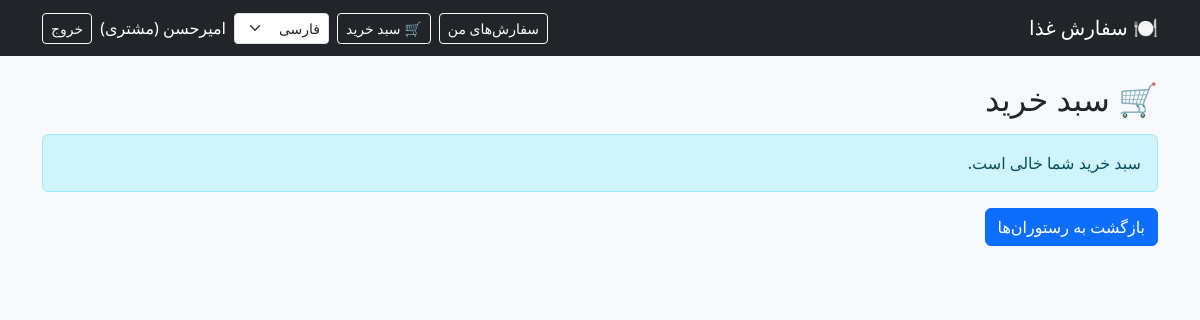
The app's page /orders/cart/ (signed in), older data.
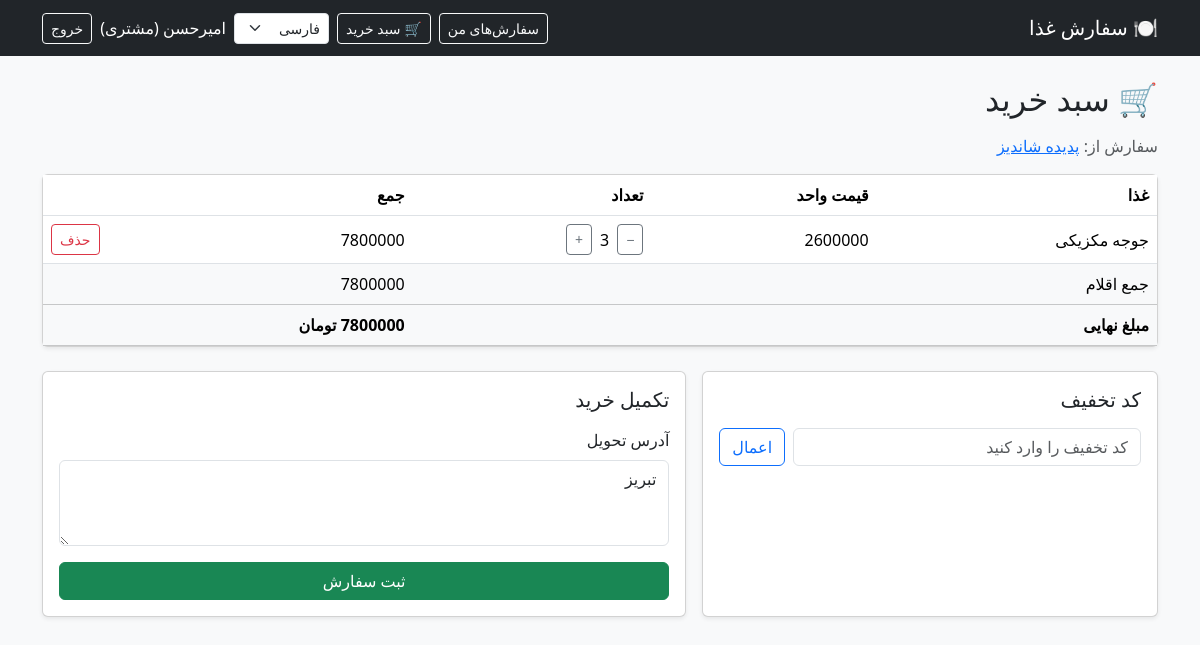
The same page, newer data.
### restaurants/models.py (models this page shows, shortened)
class Restaurant(models.Model):
    owner = models.ForeignKey(settings.AUTH_USER_MODEL, on_delete=models.CASCADE,
                              related_name='restaurants')
    name = models.CharField(max_length=100)
    description = models.TextField(blank=True)
    address = models.CharField(max_length=255)
    phone = models.CharField(max_length=15, blank=True)
    created_at = models.DateTimeField(auto_now_add=True)

class Food(models.Model):
    restaurant = models.ForeignKey(Restaurant, on_delete=models.CASCADE,
                                   related_name='foods')
    name = models.CharField(max_length=100)
    price = models.DecimalField(max_digits=10, decimal_places=0)
    description = models.TextField(blank=True)
    image = models.ImageField(upload_to='foods/', blank=True, null=True)
    is_available = models.BooleanField(default=True)

### orders/models.py (models this page shows, shortened)
class CartItem(models.Model):
    cart = models.ForeignKey(Cart, on_delete=models.CASCADE, related_name='items')
    food = models.ForeignKey(Food, on_delete=models.CASCADE)
    quantity = models.PositiveIntegerField(default=1)
    class Meta:
        unique_together = ('cart', 'food')

### orders/views.py (the view)
# urls.py: path('cart/', views.cart_detail, name='cart'),
@role_required(User.Role.CUSTOMER)
def cart_detail(request):
    ctx = _cart_context(request)
    ctx['form'] = CheckoutForm(initial={'delivery_address': request.user.address})
    return render(request, 'orders/cart.html', ctx)

### orders/forms.py
class CheckoutForm(BootstrapMixin, forms.Form):
    delivery_address = forms.CharField(
        label=_('Delivery address'),
        widget=forms.Textarea(attrs={'rows': 3}),
    )

### orders/utils.py (called while the page is built)
def calculate_prices(items, discount=None):
    total = sum(item.food.price * item.quantity for item in items)
    discount_amount = 0
    if discount:
        discount_amount = total * discount.percent // 100
    return total, discount_amount, total - discount_amount

### orders/views.py (called while the page is built, shortened)
def _cart_context(request):
    cart, _created = Cart.objects.get_or_create(user=request.user)
    items = list(cart.items.select_related('food', 'food__restaurant'))
    for item in items:
        item.line_total = item.food.price * item.quantity
    restaurant = items[0].food.restaurant if items else None
    discount = None
    code_id = request.session.get('discount_code_id')
    total, discount_amount, final_price = calculate_prices(items, discount)
    return {'cart': cart, 'items': items, 'restaurant': restaurant,
            'discount': discount, 'total': total,
            'discount_amount': discount_amount, 'final_price': final_price}

### templates/orders/cart.html (shortened to what this page needs)
{% extends 'base.html' %}
{% load i18n %}
{% block content %}
<h2 class="mb-3">🛒 {% trans "Cart" %}</h2>
{% if items %}
  <p class="text-muted">{% trans "Ordering from" %}:
    <a href="{% url 'restaurants:detail' restaurant.pk %}">{{ restaurant.name }}</a>
  </p>
  <div class="card shadow-sm mb-4">
    <table class="table mb-0 align-middle">
      <thead>
        <tr>
          <th>{% trans "Food" %}</th>
          <th>{% trans "Unit price" %}</th>
          <th>{% trans "Quantity" %}</th>
          <th>{% trans "Subtotal" %}</th>
          <th></th>
        </tr>
      </thead>
      <tbody>
        {% for item in items %}
        <tr>
          <td>{{ item.food.name }}</td>
          <td>{{ item.food.price|floatformat:"0g" }}</td>
          <td>
            <form method="post" action="{% url 'orders:cart_item_update' item.pk %}"
                  class="d-inline-flex align-items-center gap-2 m-0">
              <button name="action" value="dec" class="btn btn-sm btn-outline-secondary">−</button>
              <span>{{ item.quantity }}</span>
              <button name="action" value="inc" class="btn btn-sm btn-outline-secondary">+</button>
            </form>
          </td>
          <td>{{ item.line_total|floatformat:"0g" }}</td>
          <td class="text-end">
            <form method="post" action="{% url 'orders:cart_item_remove' item.pk %}" class="m-0">
              <button class="btn btn-sm btn-outline-danger">{% trans "Remove" %}</button>
            </form>
          </td>
        </tr>
        {% endfor %}
      </tbody>
      <tfoot>
        <tr class="table-light">
          <td colspan="3">{% trans "Items total" %}</td>
          <td colspan="2">{{ total|floatformat:"0g" }}</td>
        </tr>
        <tr class="table-light">
          <th colspan="3">{% trans "Final price" %}</th>
          <th colspan="2">{{ final_price|floatformat:"0g" }} {% trans "Toman" %}</th>
        </tr>
      </tfoot>
    </table>
  </div>
  <div class="row g-3">
    <div class="col-md-5">
      <div class="card shadow-sm h-100"><div class="card-body">
        <h5 class="mb-3">{% trans "Discount code" %}</h5>
        {% if discount %}
          <p class="mb-2">{% trans "Applied code" %}: <strong>{{ discount.code }}</strong> ({{ discount.percent }}%)</p>
          <form method="post" action="{% url 'orders:remove_discount' %}" class="m-0">
            {% csrf_token %}
            <button class="btn btn-sm btn-outline-danger">{% trans "Remove code" %}</button>
          </form>
        {% else %}
          <form method="post" action="{% url 'orders:apply_discount' %}" class="d-flex gap-2 m-0">
            <input name="code" class="form-control" placeholder="{% trans 'Enter discount code' %}">
            <button class="btn btn-outline-primary">{% trans "Apply" %}</button>
          </form>
        {% endif %}
      </div></div>
    </div>
    <div class="col-md-7">
      <div class="card shadow-sm h-100"><div class="card-body">
        <h5 class="mb-3">{% trans "Checkout" %}</h5>
        <form method="post" action="{% url 'orders:place_order' %}">
          {% include 'includes/form_fields.html' %}
          <button class="btn btn-success w-100">{% trans "Place order" %}</button>
        </form>
      </div></div>
    </div>
  </div>
{% else %}
  <div class="alert alert-info">{% trans "Your cart is empty." %}</div>
  <a href="{% url 'home' %}" class="btn btn-primary">{% trans "Back to restaurants" %}</a>
{% endif %}
{% endblock %}

Row changes from the older to the newer data that the page shows:
now on this page (row unchanged): Restaurant: name "پدیده شاندیز"
added CartItem: food.name "جوجه مکزیکی", food.price "2600000", quantity "3", line_total "7800000"
Text that changed along with them:
{{ total|floatformat:"0g" }}: (not shown) → "7800000"
{{ final_price|floatformat:"0g" }}: (not shown) → "7800000"
text no longer shown: "سبد خرید شما خالی است. بازگشت به رستوران‌ها"
text now shown: "سفارش از : غذا قیمت واحد تعداد جمع جمع اقلام مبلغ نهایی تومان کد تخفیف اعمال تکمیل خرید ثبت سفارش"
new list line: "آدرس تحویل تبریز"
